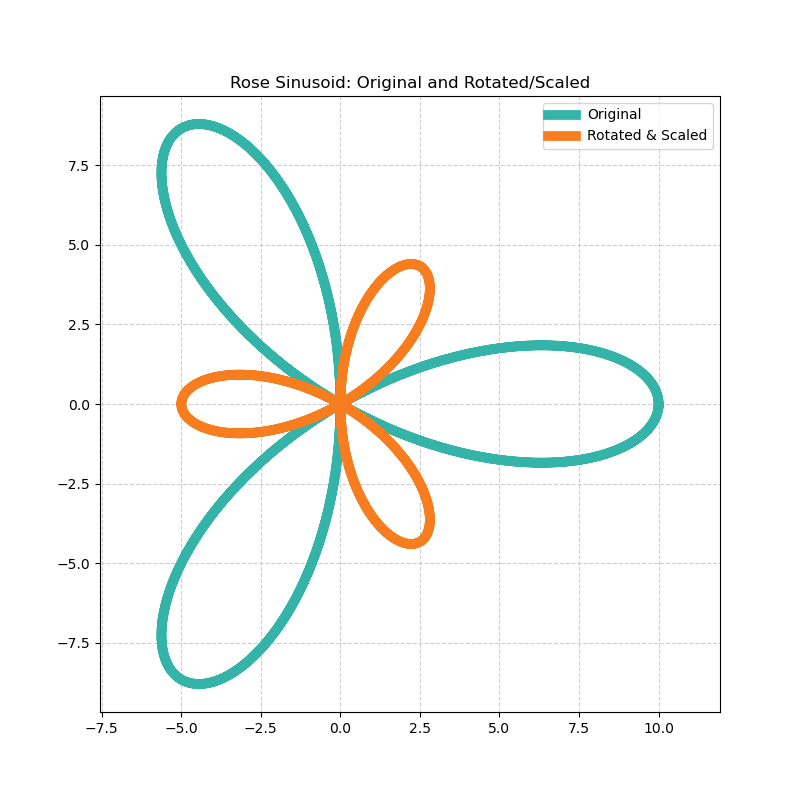

Python code for this plot:
# [2609] n8
#
import math
import matplotlib.pyplot as plt


# https://commons.wikimedia.org/wiki/File:Rose-rhodonea-curve-7x9-chart-improved.svg
#
def generate_rose_sinusoid(n, d, a, max_radians, steps):
    k = n / d
    radians_step = max_radians / steps
    theta = 0
    samples = []
    for _ in range(steps):
        r = a * math.cos(k * theta)
        x = r * math.cos(theta)
        y = r * math.sin(theta)
        samples.append((x, y))
        theta += radians_step
    return samples

def to_rotated_2d(xys, radians):
    cos_r = math.cos(radians)
    sin_r = math.sin(radians)
    
    # Rotation matrix in 2D:
    # [[cos, -sin],
    #  [sin,  cos]]
    # rx = x * cos - y * sin
    # ry = x * sin + y * cos
    
    rotated = []
    for x, y in xys:
        rx = (x * cos_r) - (y * sin_r)
        ry = (x * sin_r) + (y * cos_r)
        rotated.append((rx, ry))
    return rotated

def rose_rotate_2d():
    n, d, a = 3.0, 1.0, 10.0
    pi = math.pi
    max_radians = 2 * pi
    steps = 1000

    samples = generate_rose_sinusoid(n, d, a, max_radians, steps)

    degrees = 60.0
    radians = math.radians(degrees)
    rotated = to_rotated_2d(samples, radians)

    scale = 0.5
    rotated_scaled = [(r[0] * scale, r[1] * scale) for r in rotated]

    # Colors
    teal = (52/255, 179/255, 168/255)
    orange = (248/255, 125/255, 31/255)

    # Plotting
    plt.figure(figsize=(8, 8))
    
    # Original samples
    xs, ys = zip(*samples)
    plt.plot(xs, ys, color=teal, linewidth=7.0, label='Original')
    
    # Rotated and scaled samples
    rxs, rys = zip(*rotated_scaled)
    plt.plot(rxs, rys, color=orange, linewidth=7.0, label='Rotated & Scaled')

    plt.axis('equal')
    plt.legend()
    plt.title('Rose Sinusoid: Original and Rotated/Scaled')
    plt.grid(True, linestyle='--', alpha=0.6)
    
    print("Saving plot to rose_rotate_2d.png")
    plt.savefig("rose_rotate_2d.png")
    plt.show()

if __name__ == "__main__":
    rose_rotate_2d()
